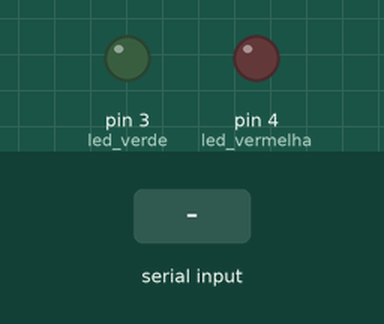
The sketch below on a simulated Arduino Uno, built with avr-gcc and run on an emulated ATmega328P. On the bench: output pins drawn as LEDs (lit = HIGH). The inputs (shaded band) are chosen by the test bench. What the sketch prints to the serial monitor is not drawn.

Above: at 1.2 s.
1.3 s: "G" received over Serial
At 2.1 s:
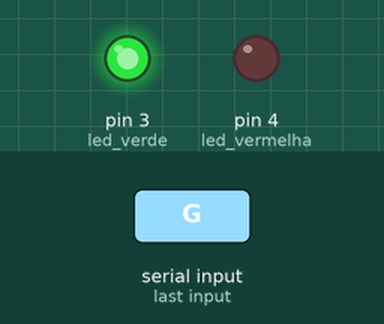
2.8 s: "R" received over Serial
At 3.2 s:
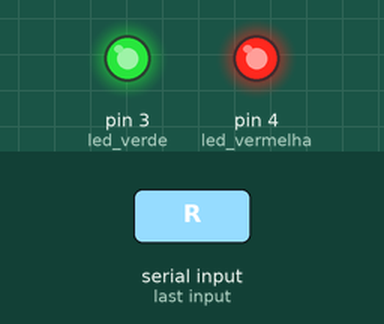
4.3 s: "g" received over Serial
At 5.5 s:
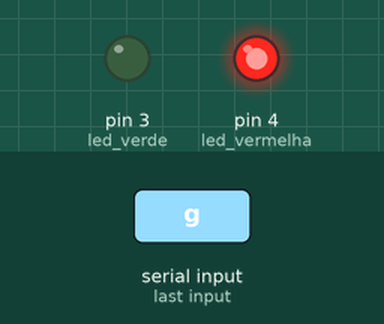
5.8 s: "r" received over Serial
At 6.7 s:
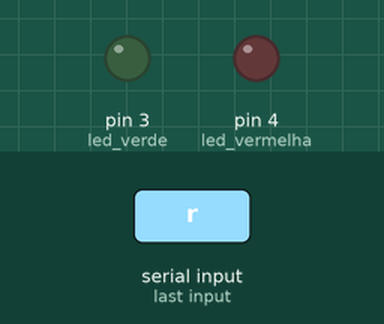
Timing chart, 0 to 8.3 s (numbered marks = the images above; inputs shaded):
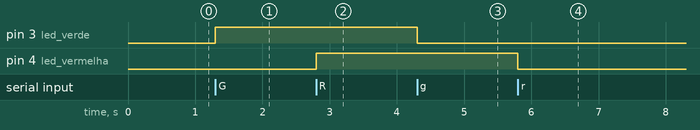

Measured:
- after the input at 1.3 s, pin 3 (led_verde): LOW → HIGH at once
- after the input at 2.8 s, pin 4 (led_vermelha): LOW → HIGH at once
- after the input at 4.3 s, pin 3 (led_verde): HIGH → LOW at once
- after the input at 5.8 s, pin 4 (led_vermelha): HIGH → LOW at once

The sketch:

sketch_mar12-26.ino
```cpp
#define led_verde 3
#define led_vermelha 4
char opcao;
void setup() {
  pinMode(led_verde,OUTPUT);
  pinMode(led_vermelha,OUTPUT);
  Serial.begin(9600);
  //painel de escolhas
  Serial.println("------------------");
  Serial.println("R - liga vermelha");
  Serial.println("r - desliga vermelha");
  Serial.println("G - liga verde");
  Serial.println("g - desliga verde");

}

void loop() {
  opcao = Serial.read();
  if (opcao == 'G') {
  digitalWrite(led_verde, HIGH);
  } else if (opcao == 'g'){
    digitalWrite(led_verde, LOW);
  } else if (opcao == 'R'){
    digitalWrite(led_vermelha, HIGH);
  } else if (opcao == 'r'){
    digitalWrite(led_vermelha, LOW);
  }

}
```
